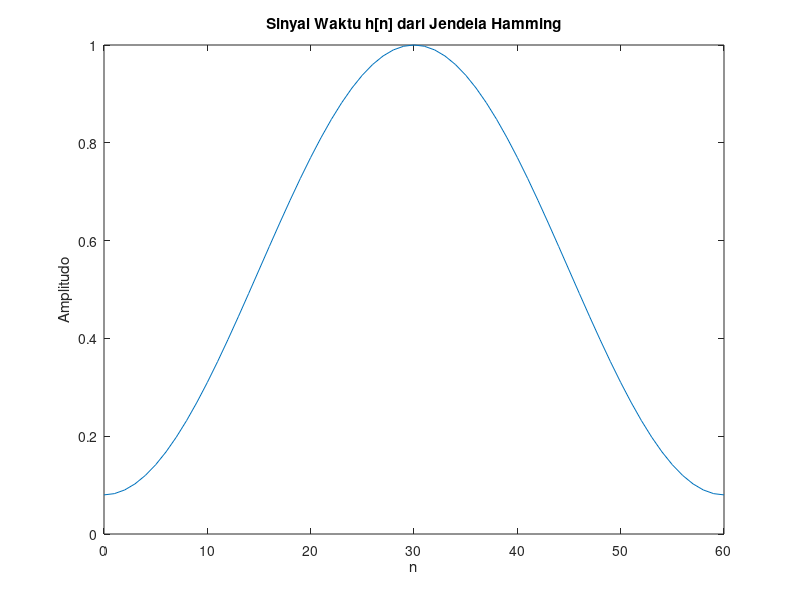
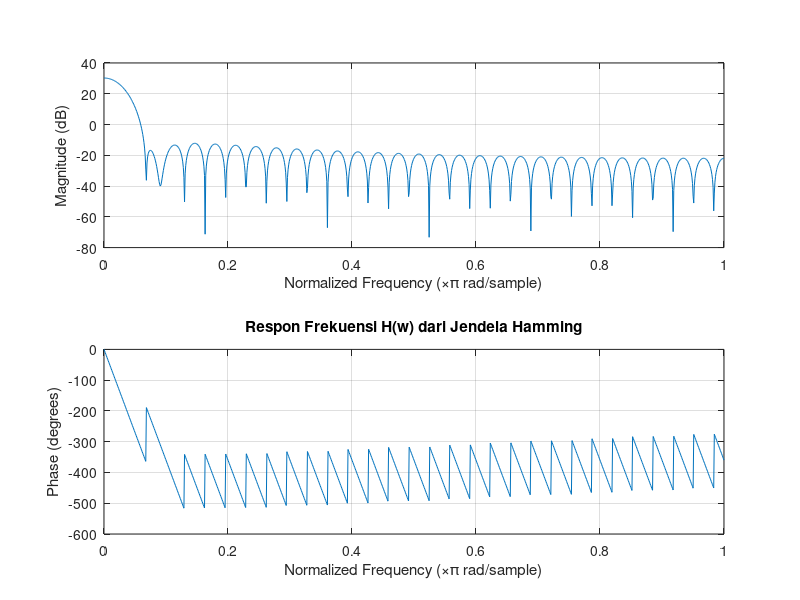

Reproduce these figures in MATLAB, in order.
% Parameter jendela Hamming
N = 61; % Panjang jendela
w = hamming(N); % Menghasilkan jendela Hamming

% Sinyal Waktu h[n]
figure;
plot(0:N-1, w);
title('Sinyal Waktu h[n] dari Jendela Hamming');
xlabel('n');
ylabel('Amplitudo');


% Respon Frekuensi H(w)
figure;
freqz(w, 1, 1024); % Menggunakan freqz untuk menghitung dan menampilkan respon frekuensi
title('Respon Frekuensi H(w) dari Jendela Hamming');


